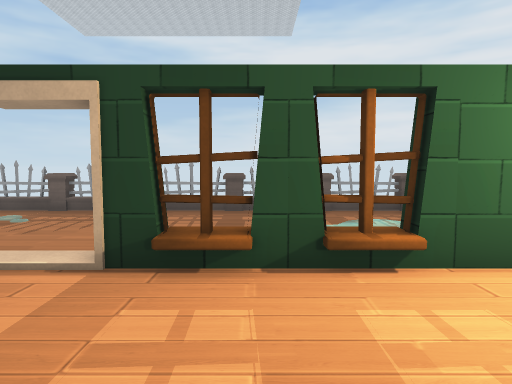
[1] (above)

24 first-person views from a walk through a 3-D level made in the Unity game engine. The camera is 1.2 m above the floor, tilts 4° down and sees 75° across. The floor is counted in squares, 1 m on a side. Each view is taken from the middle of a square. On the plan, view 1 faces up. The plan holds only what a view shows up to about 14 squares ahead; the rest is blank. The place goes on beyond the plan. The player is left out. Door leaves are left out, so doorways stand open. Some surface patterns are stand-ins.

[2]
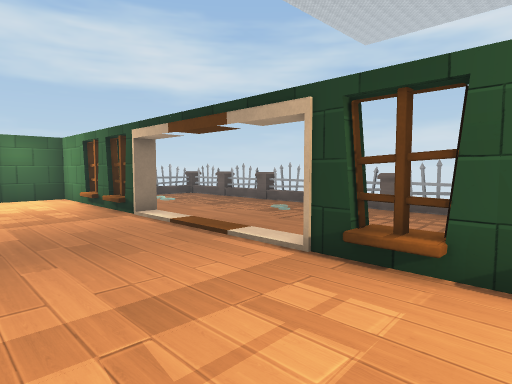

[3]
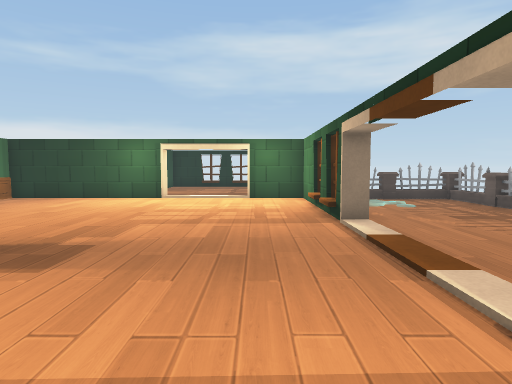

[4]
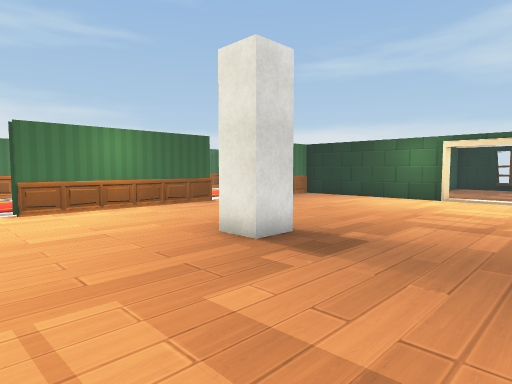

[5]
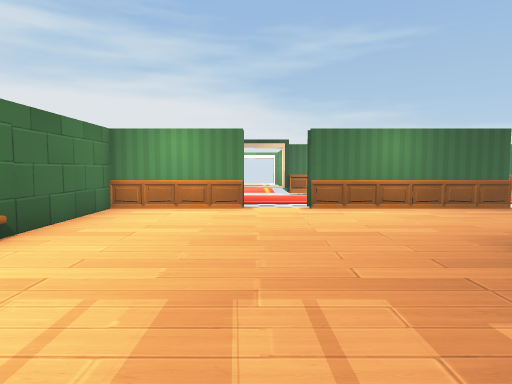

[6]
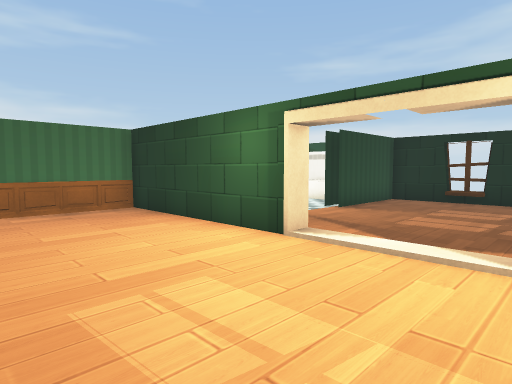

[7]
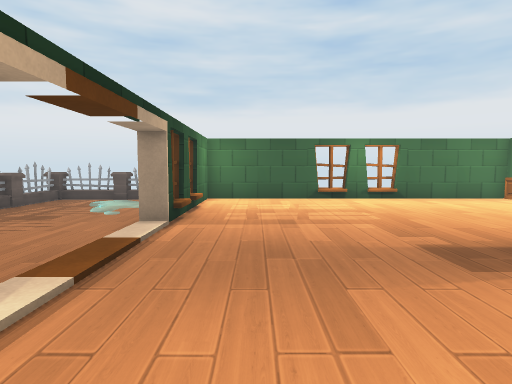

[8]
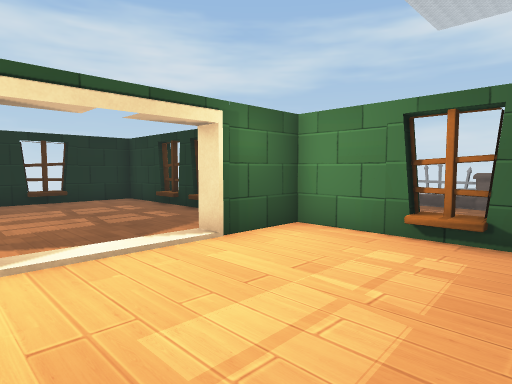

[9]
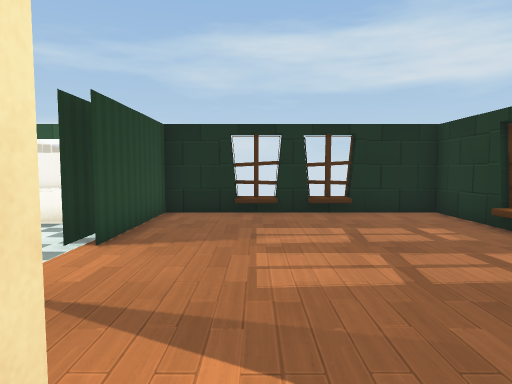

[10]
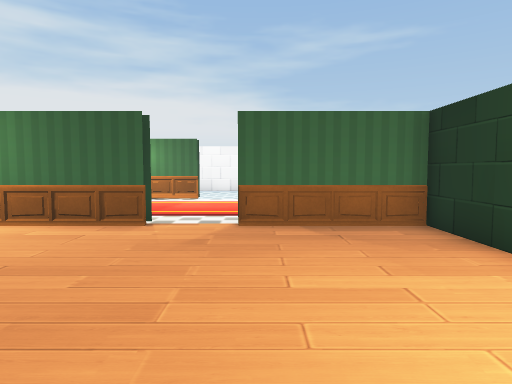

[11]
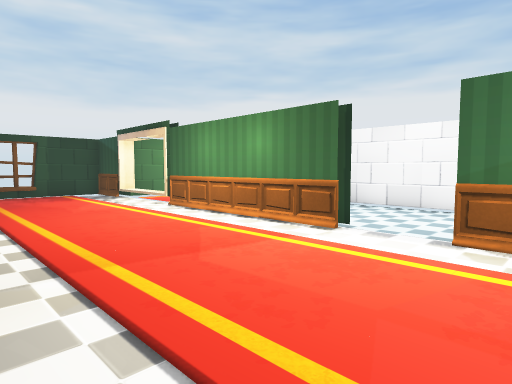

[12]
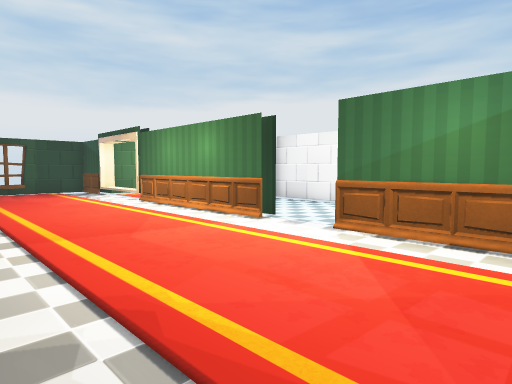

[13]
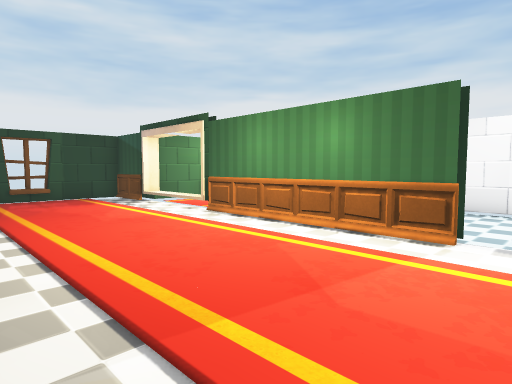

[14]
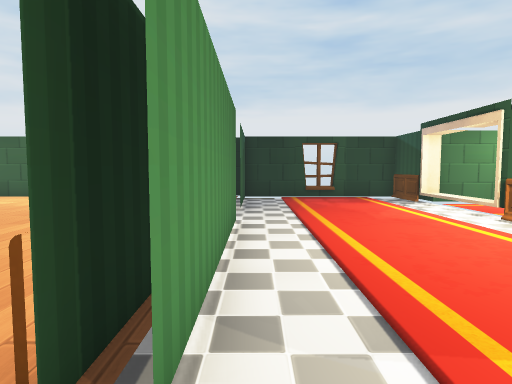

[15]
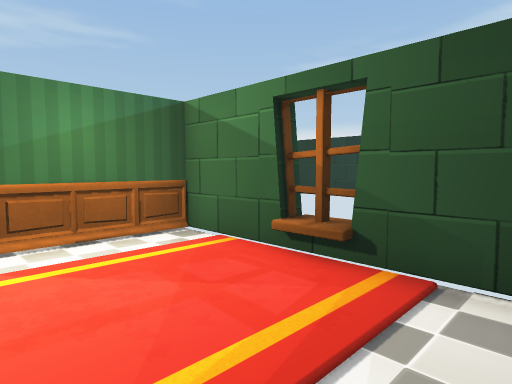

[16]
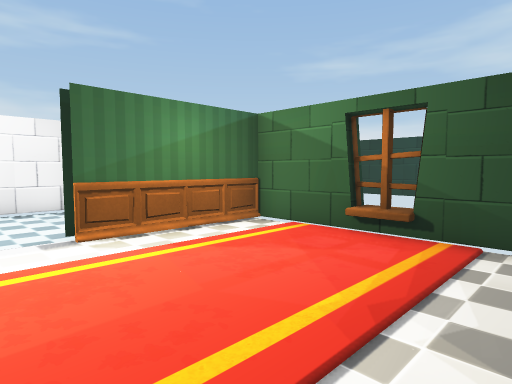

[17]
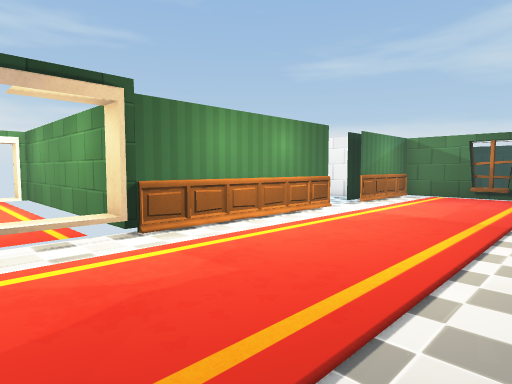

[18]
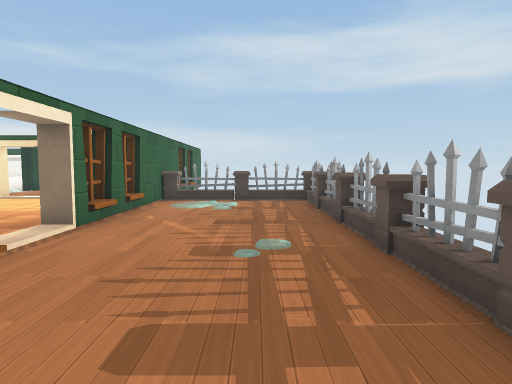

[19]
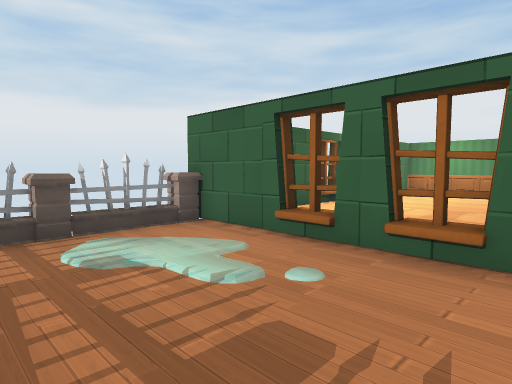

[20]
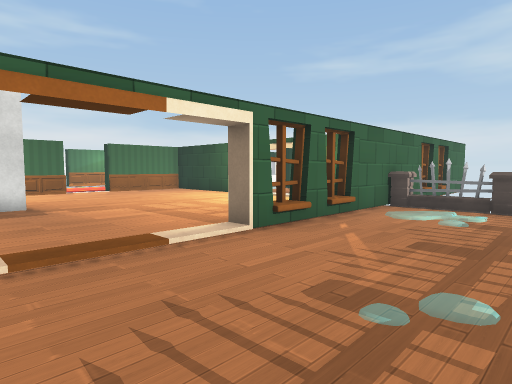

[21]
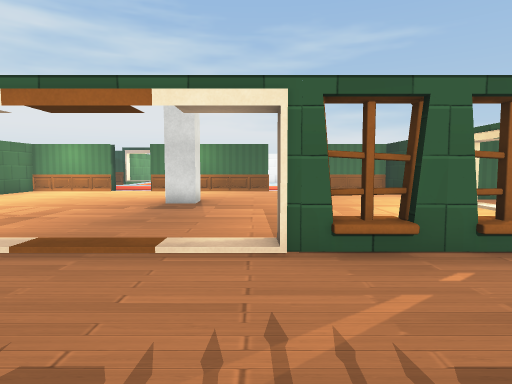

[22]
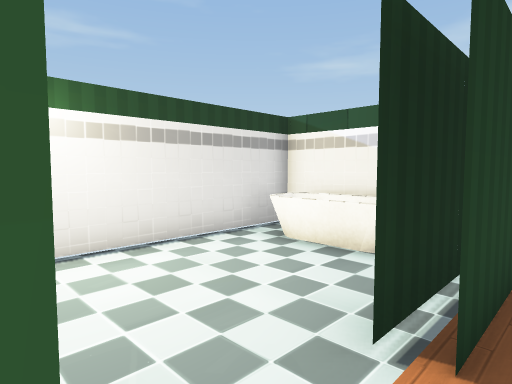

[23]
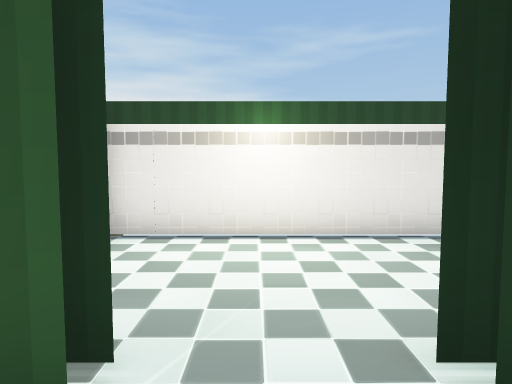

[24]
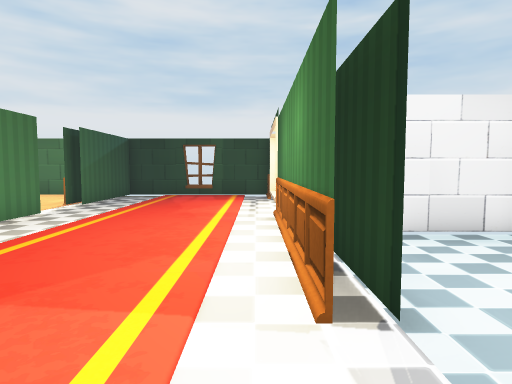

### Floor plan
Key: @ floor where view 1 was taken; # wall or solid block; x gap in a wall; . floor; D open door; ~ water the walk can cross; v drop or lower ground; F fence; C carpet; O other object.
Columns run from 23 left of view 1 to 5 right of it. Each row starts with its distance up from view 1.
 10          FFFFFFFFFFFFFFFFFFFF
  9          F..................F
  8          F..................F
  7          F.~.............~ FF
  6          F. .............~..F
  5          F.................FF
  4  ##xvxv#####xxxx. . .#xxxx###
  3  #.......#..................#
  2  #.......#..................#
  1 x#..........................#
  0 v#....... .............@....#
 -1 x#..........................#
 -2 v#.......#........##........#
 -3  #.......#........##........#
 -4  ####DDD##..................#
 -5  #O......#..................#
 -6  #O......#..................#
 -7  #O......#..................#
 -8  #############..######DD#####
 -9          #..................#
-10          #CCC.CCCCCCCCCC.CCC#
-11          xCCCCCCCCCCCCCCCCC.#
-12          xCCCCCCCCCCCCCCCCCCx
-13          #CCCCCCCCCCCCCCCCCC#
-14  #       #..................#
-15  #       #####DD######vCCx###
-16  #          #......# #   v#
-17  #          #......# #   v
-18             #......# #
-19             ######## #
-20                      #
-21                      #

Where each view was taken, in squares from view 1:
view 1: 0 up, 0 right, facing up
view 2: 0 up, 1 right, facing up-left
view 3: 2 up, 0 right, facing left
view 4: 2 up, 0 right, facing down-left
view 5: 2 up, 0 right, facing down
view 6: 2 up, 9 left, facing down-left
view 7: 2 up, 9 left, facing right
view 8: 2 down, 9 left, facing up-left
view 9: 1 down, 13 left, facing left
view 10: 1 down, 10 left, facing down
view 11: 9 down, 11 left, facing down-right
view 12: 9 down, 13 left, facing down-right
view 13: 9 down, 9 left, facing down-right
view 14: 9 down, 9 left, facing right
view 15: 9 down, 10 left, facing down-left
view 16: 9 down, 8 left, facing down-left
view 17: 9 down, 1 right, facing down-left
view 18: 8 up, 1 left, facing left
view 19: 9 up, 2 left, facing down-right
view 20: 9 up, 3 left, facing down-left
view 21: 9 up, 7 left, facing down
view 22: 3 down, 16 left, facing down-left
view 23: 2 down, 17 left, facing down
view 24: 14 down, 10 left, facing right
